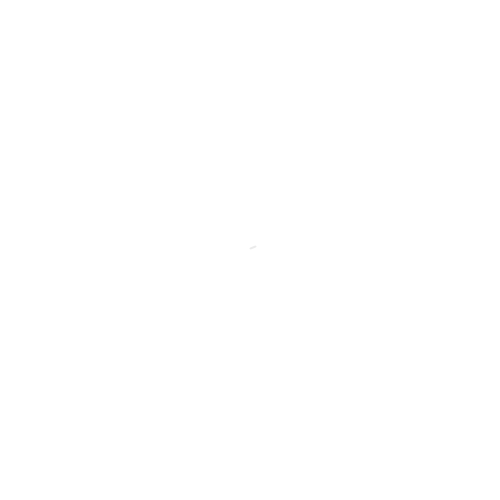
Frame 1 (no input)
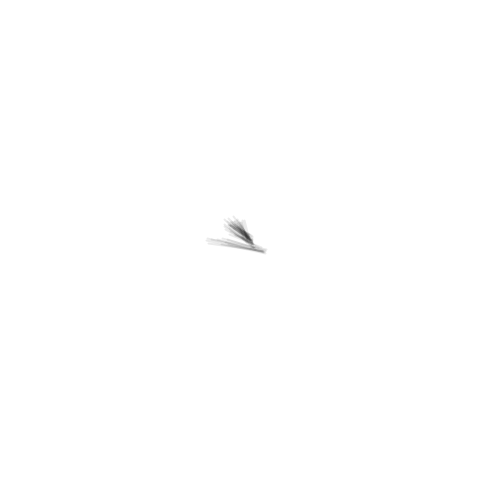
Frame 60 (the mouse pressed at the canvas centre just before this capture)
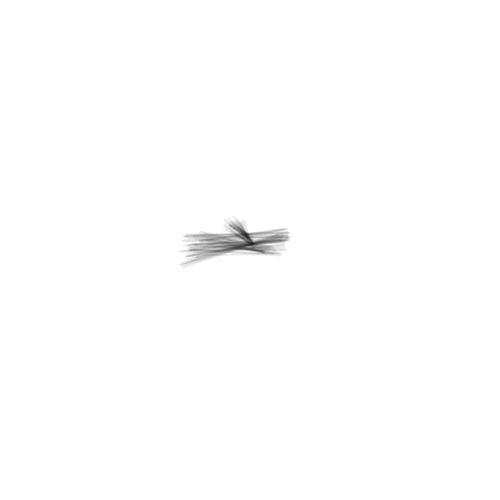
Frame 120 (the mouse held since frame 60 and released just before this capture)

The Processing sketch that drew these frames (run headless with seeded random() and noise(); from frame 60 on, the mouse is pressed at the canvas centre):

// Processing sketch: muchaRuchyBrownaDwieMuchy04
// ── muchaRuchyBrownaDwieMuchy04.pde
void setup()
{
  size(500, 500);
  stroke(0, 20);
  background(255);
  fill(255, 20);
}

float x1 = 250;
float y1 = 250;
float x2 = 250;
float y2 = 250;
void draw()
{
  x1 = x1 + random(-3, 3);
  y1 = y1 + random(-3, 3);
  x2 = x2 + random(-6, 6);
  y2 = y2 + random(-6, 6);
  strokeWeight(2);
  line(x1, y1,  x2, y2);
}
void keyPressed() {
  stroke(random(255), random(255), random(255), 20);
}
